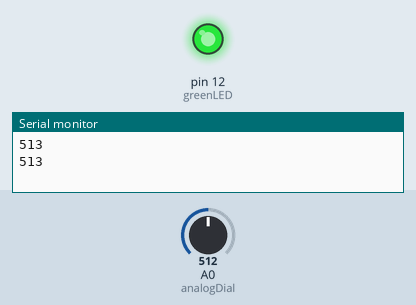
This sketch was run on a simulated Arduino Uno, built with avr-gcc and run on an emulated ATmega328P. Shown: output pins drawn as LEDs (lit = HIGH), the last lines printed to the serial monitor. The inputs (shaded band) are chosen by the test bench; at power-on: A0 (analogDial) = 512.

Above: at 2.8 s.
2.9 s: A0 (analogDial) set to 0
At 3.8 s:
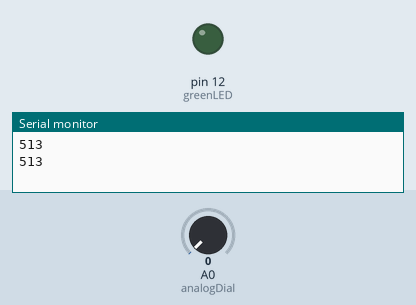
At 5.1 s:
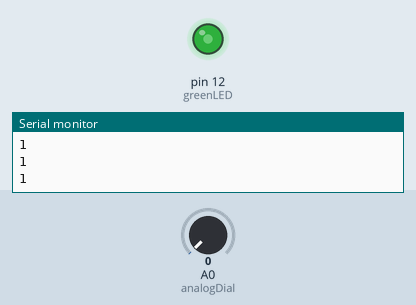
6.4 s: A0 (analogDial) set to 122
Timing chart, 0 to 15.9 s (numbered marks = the images above; inputs shaded):
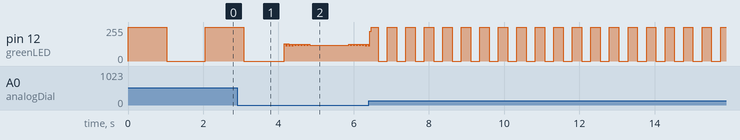

The sketch:

sketch_ex9.ino
```cpp
const int greenLED = 12;
const int analogDial = 0;

void setup() {
  pinMode(greenLED,OUTPUT);
  Serial.begin(9600);
}

void loop() {
  int val = (analogRead(analogDial)+1);
  Serial.println(val);
  digitalWrite(12, HIGH);
  delay(val*2);
  digitalWrite(12,LOW);
  delay(val*2);
}
```

Measured:
- by itself, pin 12 (greenLED): moves between 0/255 and 255/255, repeating every 0.98 s
